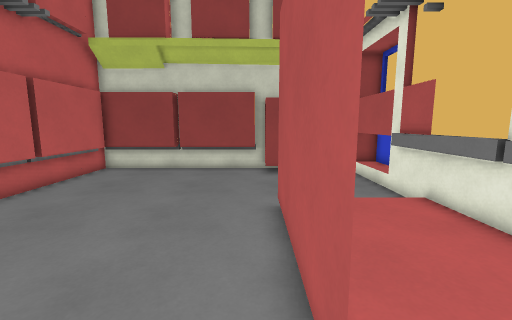
View 1 (above)

12 first-person views from a walk through a Godot game level. The camera is 1.2 m above the floor, tilts 8° down and sees 90° across. The floor is counted in squares, 0.5 m on a side. Each view is taken from the middle of a square. On the plan, view 1 faces up. The plan holds only what a view shows up to about 17 squares ahead; the rest is blank. The place goes on beyond the plan.

View 2
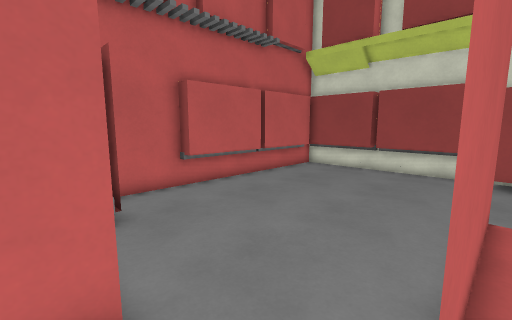

View 3
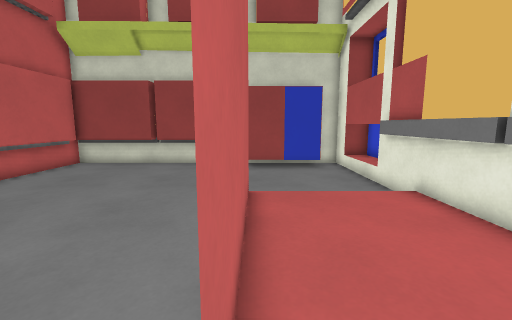

View 4
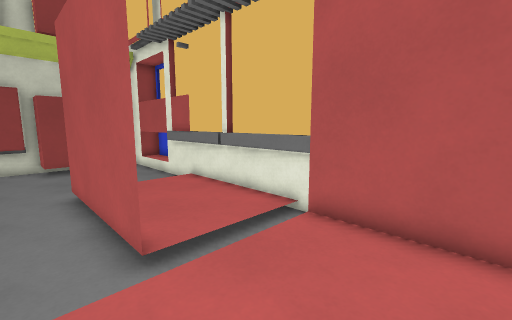

View 5
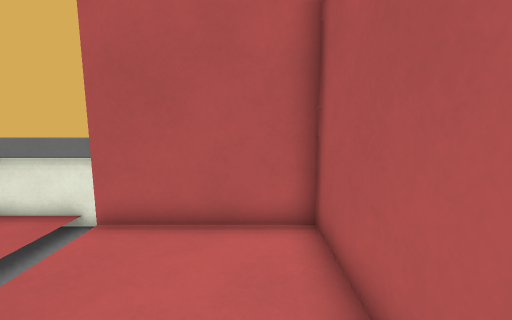

View 6
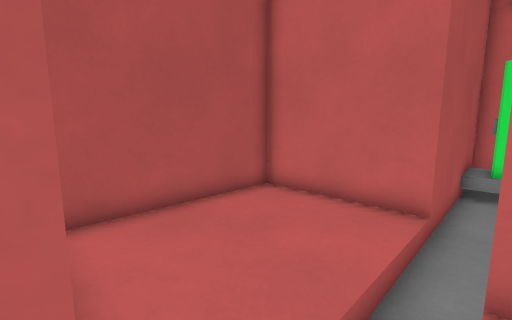

View 7
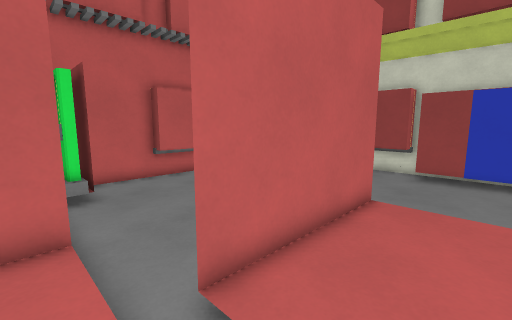

View 8
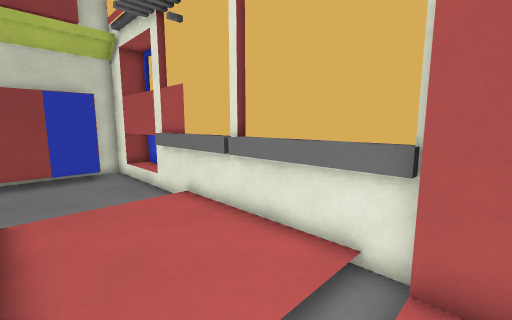

View 9
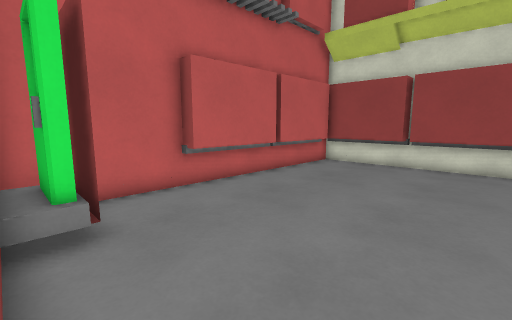

View 10
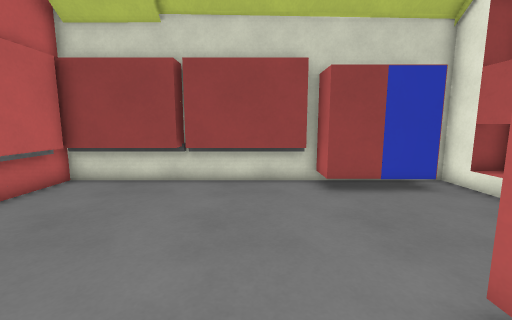

View 11
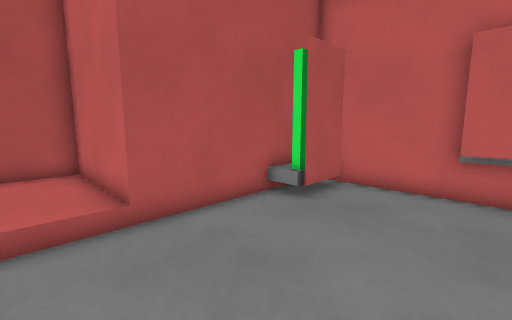

View 12
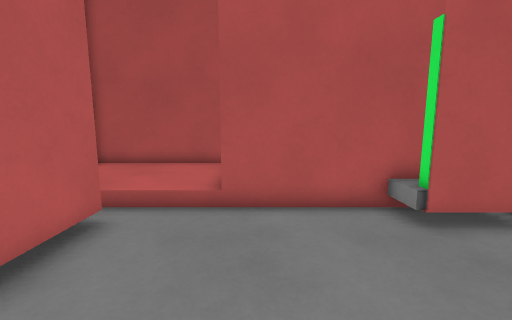

### Floor plan
Key: @ floor where view 1 was taken; # wall or solid block; . main floor; : floor 0.25 m higher than the main floor; / step, stairs or slope; = window, fence, low wall or low ledge; ^ raised ledge; T thing the floor can be seen under or through.
Columns run from 10 left of view 1 to 7 right of it. Each row starts with its distance up from view 1.
 17 #^^^^^^^^^=::::#
 16 #^^^^#^^^^#T:  ##
 15 ##.........TTTT##
 14 ##..............#
 13  #..............#
 12  #..............#
 11  #..............#
 10  #..............##
  9  #........./////##
  8  #.........#::::^=
  7 ##.........#::::^=
  6 ##.........#::::##
  5 #..........#::::^=
  4 #..........#::::^=
  3 #..........#::::^=
  2 ####.......#////^#
  1   #######//////###
  0         #:@::::#
 -1         #::::::#
 -2         #::::::#
 -3         #::::::#
 -4         ########

Where each view was taken, in squares from view 1:
view 1: 0 up, 0 right, facing up
view 2: 0 up, 1 right, facing up-left
view 3: 1 up, 1 right, facing up
view 4: 3 down, 1 left, facing up-right
view 5: 3 down, 1 left, facing right
view 6: 2 up, 5 right, facing down-left
view 7: 0 up, 4 right, facing up-left
view 8: 0 up, 1 right, facing up-right
view 9: 1 up, 1 left, facing up-left
view 10: 6 up, 2 left, facing up
view 11: 7 up, 0 right, facing down-left
view 12: 8 up, 3 left, facing down
